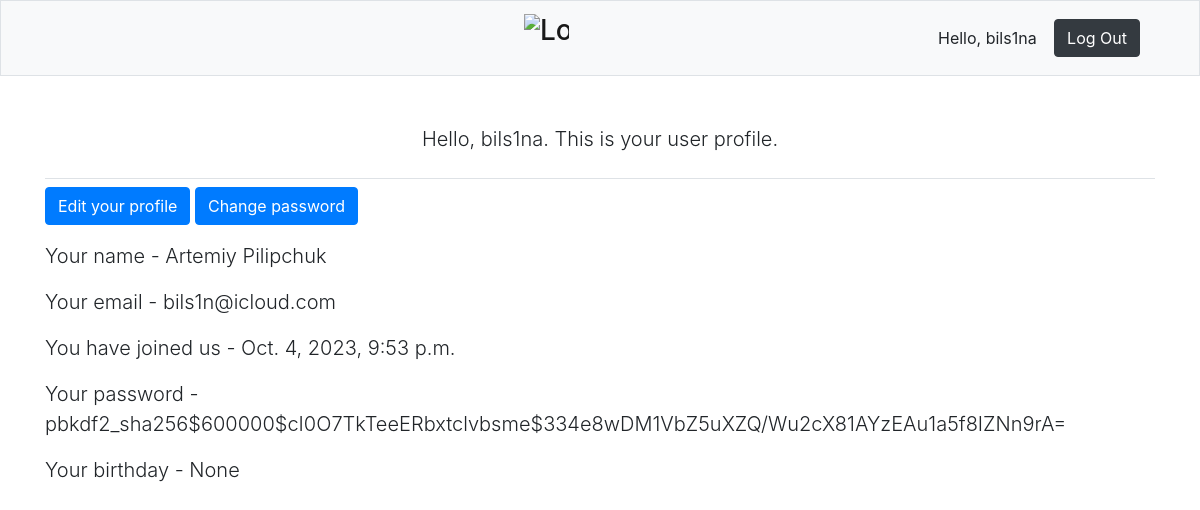
Page /users/profile/2/ (signed in) on the earlier database version.
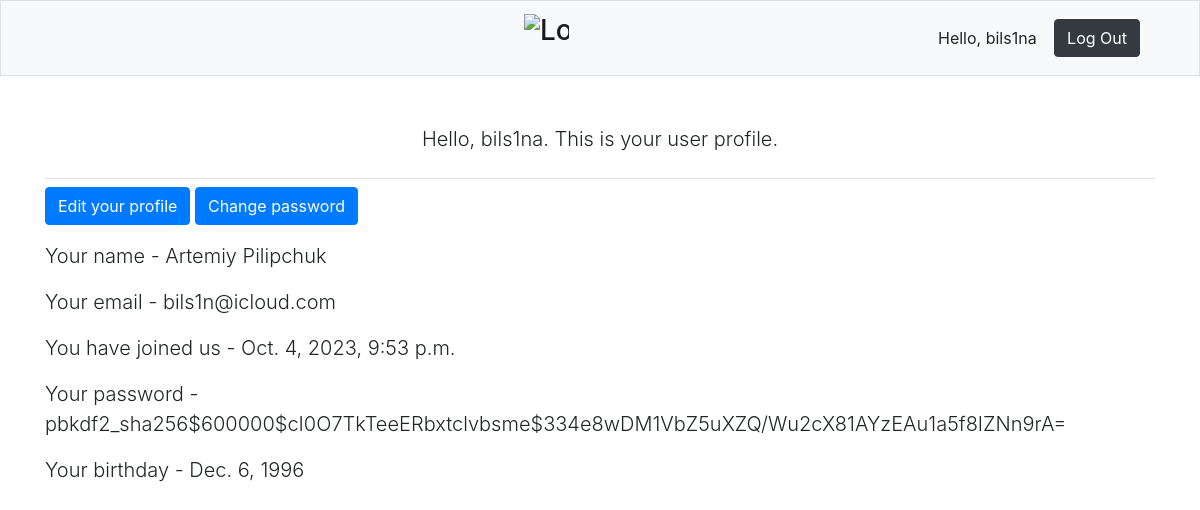
Same page on the later database version.
### users/models.py (models this page shows, shortened)
class BlogUser(AbstractUser):
    date_of_birth = models.DateField(null=True, blank=True)
    class Meta:
        verbose_name_plural = "Blog Users"

### users/views.py (the view)
# urls.py: path('profile/<int:user_id>/', views.profile, name='profile'),
@login_required
def profile(request, user_id):
    user = get_object_or_404(BlogUser, id=user_id)
    if user_id == request.user.id:
        return render(request, 'registration/profile.html', {'user': user})
    else:
        raise Http404

### users/templates/registration/profile.html
{% extends 'blog/base.html' %}
{% block page_header %}
    <div class="display-5 d-flex justify-content-center">
        <p class="lead">
            Hello, {{ user.username }}. This is your user profile.
        </p>
    </div>
{% endblock page_header %}
{% block content %}
    <a class="btn btn-primary" type="button"
    href="{% url 'users:edit_profile' user.id %}">Edit your profile</a>
    <a class="btn btn-primary" type="button"
    href="{% url 'users:password_change' %}">Change password</a>
    <p class="lead">
    <p class="lead">
        Your name - {{ user.first_name }} {{ user.last_name }}
    </p>
    <p class="lead">
        Your email - {{ user.email }}
    </p>
    <p class="lead">
        You have joined us - {{ user.date_joined }}
    </p>
    <p class="lead">
        Your password - {{ user.password }}
    </p>
    <p class="lead">
        Your birthday - {{ user.date_of_birth }}
    </p>
{% endblock content %}

### blog/templates/blog/base.html (shortened to what this page needs)
{% load bootstrap4 %}
<!doctype html>
<html data-bs-theme="light" lang="en">
  <head>
    {% bootstrap_css %}
  </head>
  <body>
    <nav class="navbar navbar-expand-lg navbar-light bg-light mb-5 border">
          <div class="container">
            <div class="col-6 text-right">
              <a class="navbar-brand" href="{% url 'blog:index' %}">
               <h3>
                 <img src="https://svgsilh.com/svg/2001981.svg"
                     alt="Logo" width="45" height="40" class="d-inline-block align-text-top">
               </h3>
              </a>
            </div>
            <div class="col-5 text-center">
              <div class="collapse navbar-collapse" id="navbarCollapse">
                <div class="d-grid gap-2 d-md-block ml-auto">
                  {% if not user.is_authenticated %}
                      <a class="btn" type="button" href="{% url 'users:login' %}">
                        Log In
                      </a>
                      <a class="btn btn-dark" type="button" href="{% url 'users:register' %}">
                        Sign-in
                      </a>
                  {% else %}
                      <a class="btn" type="button" href="{% url 'users:profile' user.id %}">
                        Hello, {{ user.username }}
                      </a>
                      <a class="btn btn-dark" type="button" href="{% url 'users:logout' %}">
                        Log Out
                      </a>
                  {% endif %}
                </div>
              </div>
            </div>
          </div>
    </nav>
    <main role="main" class="container">
      <div class="pb-2 mb-2 border-bottom">
        {% block page_header %}{% endblock page_header%}
      </div>
        {% block content %}{% endblock content %}
    </main>
  </body>
</html>

Differences in the rows shown:
changed BlogUser "bils1na": date_of_birth "None" → "Dec. 6, 1996"
